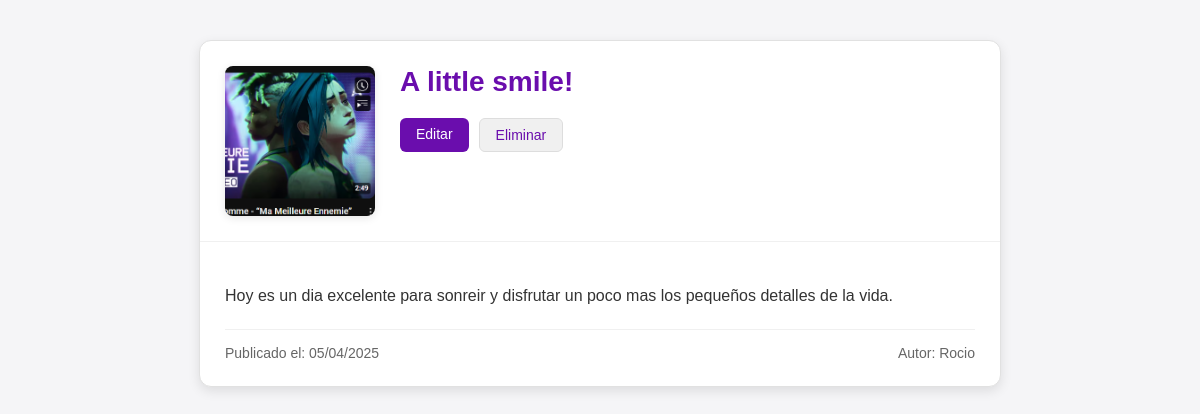
/post_2post_2/details/1/, run on the app's committed database.
### post_2/models.py (models this page shows, shortened)
class Publicacion(models.Model):
    title = models.CharField(max_length=100)
    pub_date = models.DateTimeField(auto_now_add=True)
    description = models.TextField()
    image = models.ImageField(upload_to= 'static/upload_imagen', blank=True)   #aqui se registra la direccion de la imagenes (que en este caso estan es static)
    author = models.CharField(max_length=100)
    class Meta:
        verbose_name_plural = "Publicaciones"

### post_2/views.py (the view)
# urls.py: path('post_2/details/<int:pk>/', PostDetailsView.as_view(), name='post_details'),  #aqui se registra la vista del html post_details
class PostDetailsView(DetailView):
    template_name = "post_details.html"
    model = Publicacion

### templates/post_details.html (shortened to what this page needs)
{% load static %}
<!DOCTYPE html>
<html lang="es">
<head>
    <link rel="stylesheet" href="{% static 'css/post_details.css' %}">
</head>
<body>
    <div class="post-container">
        <div class="post-header">
            {% if object.image %}
            <img class="post-image" src="{{ object.image.url }}" alt="{{ object.title }}">
            {% endif %}
            <div>
                <h1 class="post-title">{{ object.title }}</h1>
                <div class="post-actions">
                    <a href="{% url 'post_update' object.pk %}" class="action-btn edit-btn">Editar</a>
                    <a href="{% url 'post_delete' object.pk %}" class="action-btn delete-btn">Eliminar</a>
                </div>
            </div>
        </div>
        <div class="post-content">
            <p class="post-description">{{ object.description }}</p>
            <div class="post-meta">
                <span>Publicado el: {{ object.pub_date|date:"d/m/Y" }}</span>
                <span>Autor: {{ object.author }}</span>
            </div>
        </div>
    </div>
</body>
</html>

### static/css/post_details.css (style rules this page uses)
body { font-family: 'IBM Plex Sans', sans-serif; background-color: #f5f5f7; padding: 20px; color: #333; margin: 0; }
.post-container { background: white; border-radius: 12px; box-shadow: 0 4px 12px rgba(0, 0, 0, 0.1); overflow: hidden; max-width: 800px; margin: 20px auto; border: 1px solid #e1e1e1; }
.post-header { display: flex; align-items: flex-start; padding: 25px; border-bottom: 1px solid #f0f0f0; }
.post-image { width: 150px; height: 150px; object-fit: cover; border-radius: 8px; margin-right: 25px; box-shadow: 0 2px 8px rgba(0, 0, 0, 0.1); }
.post-title { color: #6a0dad; font-size: 28px; margin: 0 0 10px 0; flex-grow: 1; }
.post-content { padding: 25px; }
.post-description { line-height: 1.6; margin-bottom: 20px; font-size: 16px; }
.post-meta { display: flex; justify-content: space-between; color: #666; font-size: 14px; margin-top: 20px; padding-top: 15px; border-top: 1px solid #f0f0f0; }
.post-actions { display: flex; gap: 10px; margin-top: 20px; }
.action-btn { padding: 8px 16px; border-radius: 6px; text-decoration: none; font-weight: 500; font-size: 14px; transition: all 0.2s; cursor: pointer; border: none; }
.edit-btn { background-color: #6a0dad; color: white; }
.delete-btn { background-color: #f0f0f0; color: #6a0dad; border: 1px solid #ddd; }

### data on the page
Publicacion: image (picture), title "A little smile!", description "Hoy es un dia excelente para sonreir y disfrutar un poco mas los pequeños detalles de la vida.", pub_date "05/04/2025", author "Rocio"
